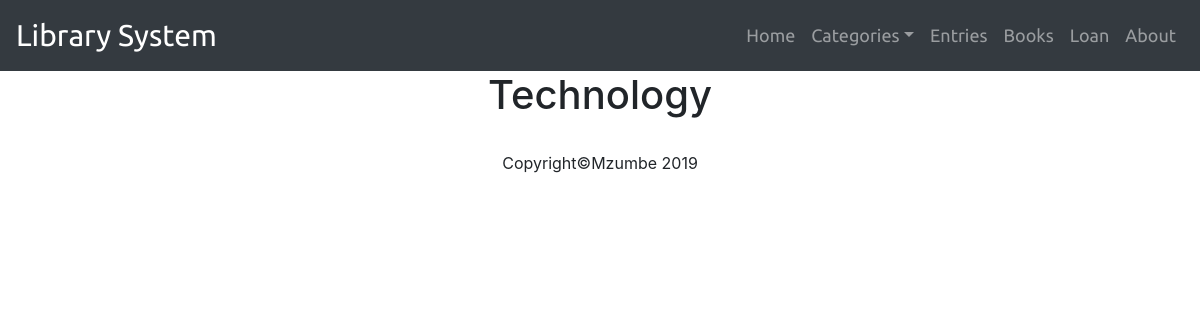
/cat-tech.php, run on an earlier commit of the app's database.
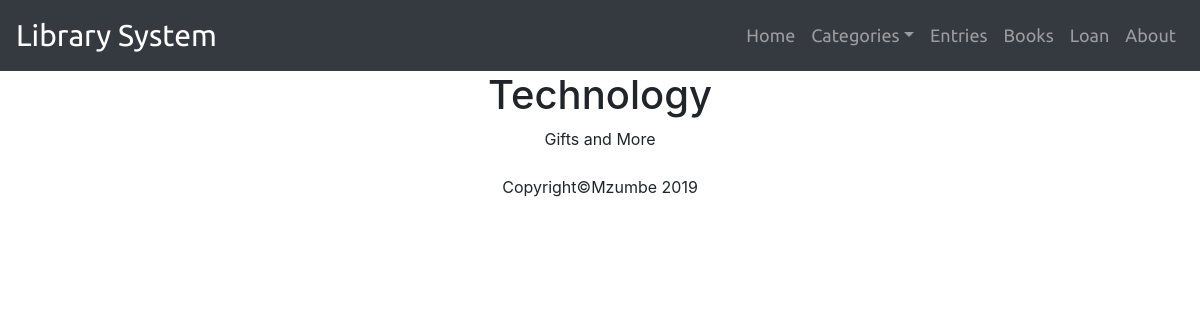
And on a later commit of the database.
### tables this page shows
CREATE TABLE `entries` (
  `id` int(11) NOT NULL,
  `ent_title` varchar(256) DEFAULT NULL,
  `ent_category` varchar(45) DEFAULT NULL,
  `ent_index_no` int(11) NOT NULL,
  `ent_author` varchar(23) NOT NULL,
  `d_o_e` date NOT NULL,
  `blurb` varchar(256) NOT NULL
);

### cat-tech.php (the view, shortened to what this page needs)
<?php
	include_once "includes/header.php";
	include_once "includes/dbh.inc.php";
?>
<h1 class="text-center">Technology</h1>
<?php
	$sql = "select * from entries WHERE ent_category='Technology'";
	$result = mysqli_query($conn, $sql);
	$resultCheck = mysqli_num_rows($result);
	if ($resultCheck > 0){
		while ($row = mysqli_fetch_assoc($result)){
			echo "<center>".$row['ent_title']."</center>";
		}
	}
?>
<?php
	include_once "includes/footer.php";
?>

What changed in the data, as far as the page shows it:
added entries: ent_title "Gifts and More"
